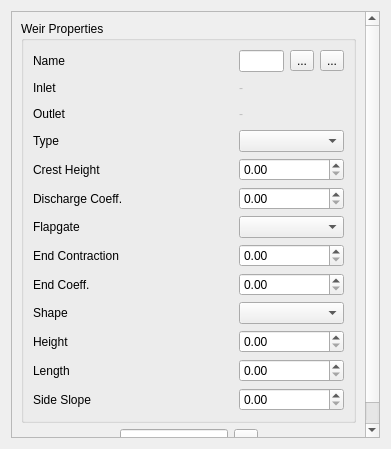
<?xml version="1.0" encoding="UTF-8"?>
<ui version="4.0">
 <class>Dialog</class>
 <widget class="QDialog" name="Dialog">
  <property name="geometry">
   <rect>
    <x>0</x>
    <y>0</y>
    <width>391</width>
    <height>449</height>
   </rect>
  </property>
  <property name="windowTitle">
   <string>Dialog</string>
  </property>
  <layout class="QGridLayout" name="gridLayout">
   <item row="0" column="0">
    <widget class="QScrollArea" name="scrollArea">
     <property name="widgetResizable">
      <bool>true</bool>
     </property>
     <widget class="QWidget" name="scrollAreaWidgetContents">
      <property name="geometry">
       <rect>
        <x>0</x>
        <y>0</y>
        <width>371</width>
        <height>429</height>
       </rect>
      </property>
      <layout class="QGridLayout" name="gridLayout_2">
       <item row="2" column="0">
        <layout class="QHBoxLayout" name="horizontalLayout">
         <item>
          <spacer name="horizontalSpacer">
           <property name="orientation">
            <enum>Qt::Horizontal</enum>
           </property>
           <property name="sizeHint" stdset="0">
            <size>
             <width>40</width>
             <height>20</height>
            </size>
           </property>
          </spacer>
         </item>
         <item>
          <widget class="QLineEdit" name="search_le"/>
         </item>
         <item>
          <widget class="QToolButton" name="eye_btn">
           <property name="text">
            <string>...</string>
           </property>
           <property name="icon">
            <iconset>
             <normaloff>../img/eye-svgrepo-com.svg</normaloff>../img/eye-svgrepo-com.svg</iconset>
           </property>
          </widget>
         </item>
         <item>
          <spacer name="horizontalSpacer_2">
           <property name="orientation">
            <enum>Qt::Horizontal</enum>
           </property>
           <property name="sizeHint" stdset="0">
            <size>
             <width>40</width>
             <height>20</height>
            </size>
           </property>
          </spacer>
         </item>
        </layout>
       </item>
       <item row="0" column="0">
        <widget class="QGroupBox" name="groupBox">
         <property name="title">
          <string>Weir Properties</string>
         </property>
         <layout class="QGridLayout" name="gridLayout_4">
          <item row="0" column="0">
           <layout class="QGridLayout" name="gridLayout_3">
            <item row="7" column="0">
             <widget class="QLabel" name="label_8">
              <property name="text">
               <string>End Contraction</string>
              </property>
             </widget>
            </item>
            <item row="5" column="0">
             <widget class="QLabel" name="label_6">
              <property name="text">
               <string>Discharge Coeff.</string>
              </property>
             </widget>
            </item>
            <item row="8" column="0">
             <widget class="QLabel" name="label_9">
              <property name="text">
               <string>End Coeff.</string>
              </property>
             </widget>
            </item>
            <item row="10" column="0">
             <widget class="QLabel" name="label_10">
              <property name="text">
               <string>Height</string>
              </property>
             </widget>
            </item>
            <item row="2" column="0">
             <widget class="QLabel" name="label_3">
              <property name="text">
               <string>Outlet</string>
              </property>
             </widget>
            </item>
            <item row="11" column="0">
             <widget class="QLabel" name="label_11">
              <property name="text">
               <string>Length</string>
              </property>
             </widget>
            </item>
            <item row="0" column="2">
             <widget class="QToolButton" name="zoom_in_btn">
              <property name="text">
               <string>...</string>
              </property>
              <property name="icon">
               <iconset>
                <normaloff>../img/zoom_in.svg</normaloff>../img/zoom_in.svg</iconset>
              </property>
             </widget>
            </item>
            <item row="4" column="0">
             <widget class="QLabel" name="label_5">
              <property name="text">
               <string>Crest Height</string>
              </property>
             </widget>
            </item>
            <item row="12" column="0">
             <widget class="QLabel" name="label_12">
              <property name="text">
               <string>Side Slope</string>
              </property>
             </widget>
            </item>
            <item row="0" column="0">
             <widget class="QLabel" name="label">
              <property name="minimumSize">
               <size>
                <width>200</width>
                <height>0</height>
               </size>
              </property>
              <property name="maximumSize">
               <size>
                <width>200</width>
                <height>16777215</height>
               </size>
              </property>
              <property name="text">
               <string>Name</string>
              </property>
             </widget>
            </item>
            <item row="3" column="0">
             <widget class="QLabel" name="label_4">
              <property name="text">
               <string>Type</string>
              </property>
             </widget>
            </item>
            <item row="6" column="0">
             <widget class="QLabel" name="label_7">
              <property name="text">
               <string>Flapgate</string>
              </property>
             </widget>
            </item>
            <item row="9" column="0">
             <widget class="QLabel" name="label_13">
              <property name="text">
               <string>Shape</string>
              </property>
             </widget>
            </item>
            <item row="0" column="1">
             <widget class="QLineEdit" name="weir_name"/>
            </item>
            <item row="1" column="0">
             <widget class="QLabel" name="label_2">
              <property name="text">
               <string>Inlet</string>
              </property>
             </widget>
            </item>
            <item row="0" column="3">
             <widget class="QToolButton" name="zoom_out_btn">
              <property name="text">
               <string>...</string>
              </property>
              <property name="icon">
               <iconset>
                <normaloff>../img/zoom_out.svg</normaloff>../img/zoom_out.svg</iconset>
              </property>
             </widget>
            </item>
            <item row="3" column="1" colspan="3">
             <widget class="QComboBox" name="weir_type"/>
            </item>
            <item row="4" column="1" colspan="3">
             <widget class="QDoubleSpinBox" name="weir_crest_height"/>
            </item>
            <item row="5" column="1" colspan="3">
             <widget class="QDoubleSpinBox" name="weir_disch_coeff"/>
            </item>
            <item row="6" column="1" colspan="3">
             <widget class="QComboBox" name="weir_flap_gate"/>
            </item>
            <item row="7" column="1" colspan="3">
             <widget class="QDoubleSpinBox" name="weir_end_contrac"/>
            </item>
            <item row="8" column="1" colspan="3">
             <widget class="QDoubleSpinBox" name="weir_end_coeff"/>
            </item>
            <item row="9" column="1" colspan="3">
             <widget class="QComboBox" name="weir_shape"/>
            </item>
            <item row="10" column="1" colspan="3">
             <widget class="QDoubleSpinBox" name="weir_height"/>
            </item>
            <item row="11" column="1" colspan="3">
             <widget class="QDoubleSpinBox" name="weir_length"/>
            </item>
            <item row="12" column="1" colspan="3">
             <widget class="QDoubleSpinBox" name="weir_side_slope"/>
            </item>
            <item row="1" column="1" colspan="3">
             <widget class="QLabel" name="weir_inlet">
              <property name="enabled">
               <bool>false</bool>
              </property>
              <property name="minimumSize">
               <size>
                <width>0</width>
                <height>20</height>
               </size>
              </property>
              <property name="text">
               <string>-</string>
              </property>
             </widget>
            </item>
            <item row="2" column="1" colspan="3">
             <widget class="QLabel" name="weir_outlet">
              <property name="enabled">
               <bool>false</bool>
              </property>
              <property name="minimumSize">
               <size>
                <width>0</width>
                <height>20</height>
               </size>
              </property>
              <property name="text">
               <string>-</string>
              </property>
             </widget>
            </item>
           </layout>
          </item>
         </layout>
        </widget>
       </item>
       <item row="1" column="0">
        <spacer name="verticalSpacer">
         <property name="orientation">
          <enum>Qt::Vertical</enum>
         </property>
         <property name="sizeHint" stdset="0">
          <size>
           <width>20</width>
           <height>40</height>
          </size>
         </property>
        </spacer>
       </item>
      </layout>
     </widget>
    </widget>
   </item>
  </layout>
 </widget>
 <resources/>
 <connections/>
</ui>
